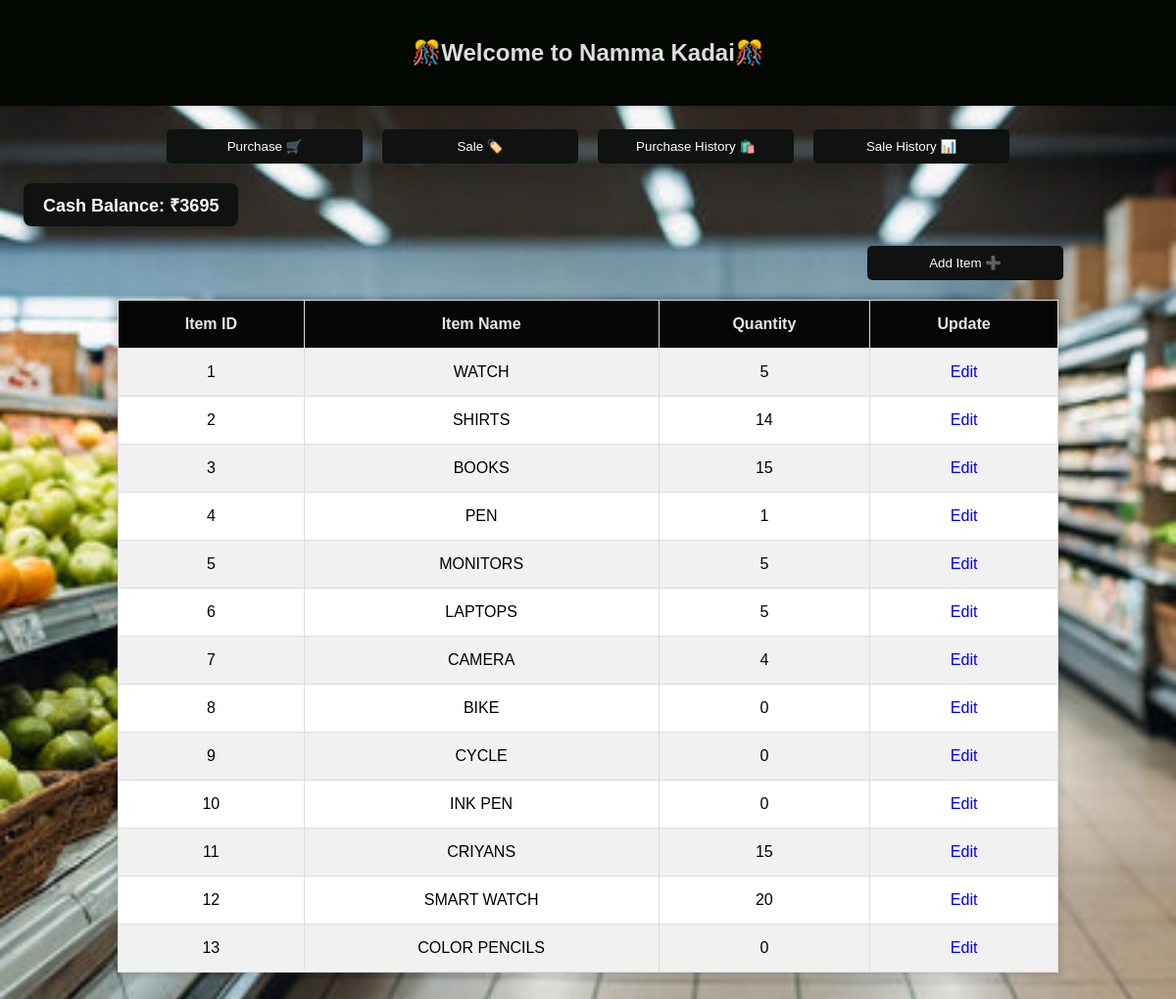
The page / on the database its author committed.
### app.py (models this page shows)
class Company(db.Model):
    cmpy_id=db.Column(db.Integer, primary_key=True)
    cmpy_name=db.Column(db.String(150),  nullable=False, default ="Namma Kadai")
    cash_bal=db.Column(db.Integer, default=1000.00)

class Items(db.Model):
    item_id=db.Column(db.Integer, primary_key=True)
    item_name=db.Column(db.String(150),nullable=False, unique=True)
    item_qty=db.Column(db.Integer, default=0)

### app.py (the view)
@app.route('/')
def home():
    company=Company.query.first()
    items=Items.query.all()
    return render_template('index.html',company=company,items=items)

### templates/index.html (shortened to what this page needs)
<!DOCTYPE html>
<html>
<head>
    <link rel="stylesheet" type="text/css" href="{{ url_for('static', filename='index.css') }}">
</head>
<body style="background-image: url('{{ url_for('static', filename='3.jpg') }}'); background-size: cover; background-position: center; background-repeat: no-repeat; background-attachment: fixed;">
    <div class="top-bar">
        <h2>🎊Welcome to Namma Kadai🎊</h2>
    </div>
    <div class="nav-buttons" style="margin-top: 2%;">
        <button><a href="/purchase">Purchase 🛒</a></button>
        <button><a href="/sales">Sale 🏷️</a></button>
        <button><a href="/purchase_history">Purchase History 🛍️</a></button>
        <button><a href="/sales_history">Sale History 📊</a></button>
    </div >
    <div class="cash-balance-button">
        <button>Cash Balance: ₹{{ company.cash_bal if company else 'No Company Found' }} </button>
    </div>
    <center>
        <div class="nav-buttons">
            <button style="margin-left: 65%;"><a href="/add_items">Add Item ➕</a></button>
        </div>
        <table border="1">
            <tr>
                <th>Item ID</th>
                <th>Item Name</th>
                <th>Quantity</th>
                <th>Update</th>
            </tr>
            {% for i in items %}
                <tr>
                    <td>{{ i.item_id }}</td>
                    <td>{{ i.item_name }}</td>
                    <td>{{ i.item_qty }}</td>
                    <td><a href="{{ url_for('edit_item', id=i.item_id) }}" style="text-decoration: none;">Edit</a></td>
                </tr>
            {% endfor %}
        </table>
    </center>
    <br><br>
</body>
</html>

### static/index.css (style rules this page uses)
body { font-family: Arial, sans-serif; margin: 0; padding: 0; }
.top-bar { background-color: rgb(2, 7, 2); padding: 20px; text-align: center; box-shadow: 0 2px 5px rgba(0, 0, 0, 0.1); color: #ddd; }
.nav-buttons { display: flex; justify-content: center; margin: 20px 0; }
.nav-buttons button { flex: 1; margin: 0 10px; padding: 10px; border: none; background-color: #101111; color: white; border-radius: 5px; cursor: pointer; min-width: 100px; max-width: 200px; width: auto; }
.nav-buttons button a { color: white; text-decoration: none; display: block; height: 100%; }
table { width: 80%; margin: 20px auto; border-collapse: collapse; box-shadow: 0 2px 10px rgba(0, 0, 0, 0.2); background-color: #f9f9f9; }
table, th, td { border: 1px solid #ddd; }
th { background-color: #070606; color: rgb(234, 230, 225); padding: 15px; text-align: center; }
td { padding: 15px; text-align: center; background-color: #ffffff; }
tr:nth-child(even) td { background-color: #f1f1f1; }
tr:nth-child(odd) td { background-color: #ffffff; }
.cash-balance-button { margin-left: 2%; display: inline-block; }
.cash-balance-button button { background-color: #101111; color: #f9f9f9; border: none; padding: 10px 20px; font-size: 18px; border-radius: 8px; cursor: default; font-weight: bold; box-shadow: 0 2px 5px rgba(0, 0, 0, 0.2); }

### rows shown on the page
Company: cash_bal "3695"
Items: item_id "1", item_name "WATCH", item_qty "5"
Items: item_id "2", item_name "SHIRTS", item_qty "14"
Items: item_id "3", item_name "BOOKS", item_qty "15"
Items: item_id "4", item_name "PEN", item_qty "1"
Items: item_id "5", item_name "MONITORS", item_qty "5"
Items: item_id "6", item_name "LAPTOPS", item_qty "5"
Items: item_id "7", item_name "CAMERA", item_qty "4"
Items: item_id "8", item_name "BIKE", item_qty "0"
Items: item_id "9", item_name "CYCLE", item_qty "0"
Items: item_id "10", item_name "INK PEN", item_qty "0"
Items: item_id "11", item_name "CRIYANS", item_qty "15"
Items: item_id "12", item_name "SMART WATCH", item_qty "20"
Items: item_id "13", item_name "COLOR PENCILS", item_qty "0"
